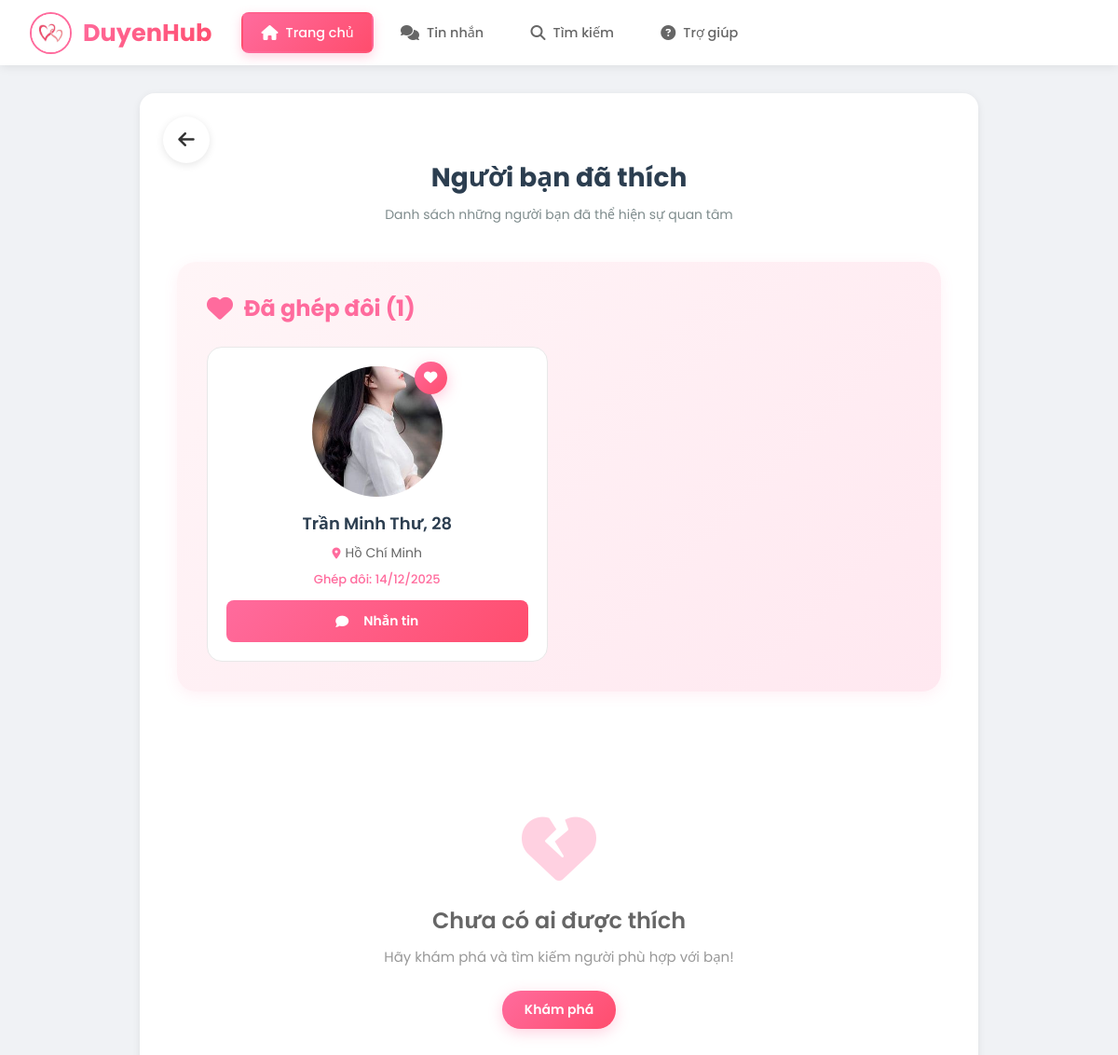
The page /views/thich/nguoibanthich.php (signed in) on the database its author committed.
### tables this page shows
CREATE TABLE `ghepdoi` (
  `maGhepDoi` int(11) NOT NULL,
  `maNguoiA` int(11) DEFAULT NULL,
  `maNguoiB` int(11) DEFAULT NULL,
  `thoiDiemGhepDoi` datetime DEFAULT current_timestamp(),
  `trangThaiGhepDoi` enum('matched','blocked','unmatched') DEFAULT 'matched'
);

CREATE TABLE `hoso` (
  `maHoSo` int(11) NOT NULL,
  `maNguoiDung` int(11) DEFAULT NULL,
  `ten` varchar(100) DEFAULT NULL,
  `ngaySinh` date DEFAULT NULL,
  `gioiTinh` enum('Nam','Nữ') DEFAULT NULL,
  `tinhTrangHonNhan` varchar(50) DEFAULT NULL,
  `canNang` float DEFAULT NULL,
  `chieuCao` float DEFAULT NULL,
  `mucTieuPhatTrien` text DEFAULT NULL,
  `hocVan` varchar(100) DEFAULT NULL,
  `noiSong` varchar(100) DEFAULT NULL,
  `soThich` text DEFAULT NULL,
  `moTa` text DEFAULT NULL,
  `avt` varchar(255) DEFAULT NULL
);

### models/mDbconnect.php (called while the page is built, shortened)
<?php
class clsConnect {
    private static $instance = null;
    private static $connection = null;
    public static function getInstance() {
        if (self::$instance === null) {
            self::$instance = new self();
        }
        return self::$instance;
    }
    public function connect() {
        if (self::$connection === null || !self::$connection->ping()) {
           $host = "localhost";
           $user = "root";
           $pass = "";
           $db = "webhenho";
            self::$connection = new mysqli($host, $user, $pass, $db);
            self::$connection->set_charset("utf8mb4");
            self::$connection->query("SET time_zone = '+07:00'");
        }
        return self::$connection;
    }
    public static function closeConnection() {
        if (self::$connection !== null) {
            self::$connection = null;
        }
    }
}
?>

### models/mMatch.php (called while the page is built, shortened)
<?php
require_once 'mDbconnect.php';
class MatchModel {
    private $conn;
    public function __construct() {
        $db = clsConnect::getInstance();
        $this->conn = $db->connect();
    }
    public function getMatchesILikedFirst($userId) {
        $stmt = $this->conn->prepare("
            SELECT
                g.maGhepDoi,
                g.thoiDiemGhepDoi,
                CASE
                    WHEN g.maNguoiA = ? THEN g.maNguoiB
                    ELSE g.maNguoiA
                END as maNguoiDung,
                h.ten,
                h.avt,
                h.ngaySinh,
                h.noiSong,
                t1.thoiDiemThich as myLikeTime,
                t2.thoiDiemThich as theirLikeTime
            FROM ghepdoi g
            JOIN hoso h ON (
                CASE
                    WHEN g.maNguoiA = ? THEN g.maNguoiB
                    ELSE g.maNguoiA
                END = h.maNguoiDung
            )
            LEFT JOIN thich t1 ON t1.maNguoiThich = ? AND t1.maNguoiDuocThich = (
                CASE
                    WHEN g.maNguoiA = ? THEN g.maNguoiB
                    ELSE g.maNguoiA
                END
            )
            LEFT JOIN thich t2 ON t2.maNguoiThich = (
                CASE
                    WHEN g.maNguoiA = ? THEN g.maNguoiB
                    ELSE g.maNguoiA
                END
            ) AND t2.maNguoiDuocThich = ?
            WHERE (g.maNguoiA = ? OR g.maNguoiB = ?)
            AND g.trangThaiGhepDoi = 'matched'
            AND t1.thoiDiemThich < t2.thoiDiemThich
            ORDER BY g.thoiDiemGhepDoi DESC
        ");
        $stmt->bind_param("iiiiiiii", $userId, $userId, $userId, $userId, $userId, $userId, $userId, $userId);
        $stmt->execute();
        $result = $stmt->get_result();
        $matches = [];
        while ($row = $result->fetch_assoc()) {
            $matches[] = $row;
        }
        return $matches;
    }
}
?>

### models/mSession.php (called while the page is built, shortened)
<?php
class Session {
    public static function getUserId() {
        return isset($_SESSION['user_id']) ? $_SESSION['user_id'] : null;
    }
}
?>

### models/mProfile.php (called while the page is built, shortened)
<?php
require_once 'mDbconnect.php';
class Profile {
    public function __construct() {
        $db = clsConnect::getInstance();
    }
    public function calculateAge($birthDate) {
        $birth = new DateTime($birthDate);
        $now = new DateTime();
        $age = $now->diff($birth)->y;
        return $age;
    }
}
?>

### views/thich/nguoibanthich.php (the view, shortened to what this page needs)
<?php
require_once __DIR__ . '/../../models/mSession.php';
require_once __DIR__ . '/../../models/mProfile.php';
require_once __DIR__ . '/../../models/mDbconnect.php';
$currentUserId = Session::getUserId();
$profileModel = new Profile();
require_once __DIR__ . '/../../models/mMatch.php';
$matchModel = new MatchModel();
$filteredUsers = [];
$likedUsers = $filteredUsers;
$matchedUsers = $matchModel->getMatchesILikedFirst($currentUserId);
?>
<!DOCTYPE html>
<html lang="vi">
<head>
    <link rel="stylesheet" href="https://cdnjs.cloudflare.com/ajax/libs/font-awesome/6.4.0/css/all.min.css">
    <link rel="stylesheet" href="/public/css/nguoibanthich.css?v=<?php echo time(); ?>">
</head>
<body>
    <header class="main-header">
        <div class="header-container">
            <div class="header-left">
                <a href="../trangchu/index.php" class="logo">
                    <img src="../../public/img/logo.jpg" alt="DuyenHub Logo">
                    <span class="logo-text">DuyenHub</span>
                </a>
                <nav class="header-menu">
                    <a href="../trangchu/index.php" class="menu-item active">
                        <i class="fas fa-home"></i>
                        <span>Trang chủ</span>
                    </a>
                    <a href="../nhantin/message.php" class="menu-item">
                        <i class="fas fa-comments"></i>
                        <span>Tin nhắn</span>
                    </a>
                    <a href="../timkiem/ghepdoinhanh.php" class="menu-item">
                        <i class="fas fa-search"></i>
                        <span>Tìm kiếm</span>
                    </a>
                    <a href="#" class="menu-item">
                        <i class="fas fa-question-circle"></i>
                        <span>Trợ giúp</span>
                    </a>
                </nav>
            </div>
        </div>
    </header>
    <div class="likes-wrapper">
        <div class="likes-container" style="position:relative;">
            <button class="back-btn" onclick="window.location.href='/views/trangchu/index.php'" title="Quay lại">
                <i class="fas fa-arrow-left"></i>
            </button>
            <div class="likes-header">
                <h1>Người bạn đã thích</h1>
                <p>Danh sách những người bạn đã thể hiện sự quan tâm</p>
            </div>
        <?php if (!empty($matchedUsers)): ?>
            <div class="matched-section">
                <h2 class="section-title">
                    <i class="fas fa-heart"></i> Đã ghép đôi (<?php echo count($matchedUsers); ?>)
                </h2>
                <div class="matches-grid">
                    <?php foreach ($matchedUsers as $match):
                        $age = $profileModel->calculateAge($match['ngaySinh']);
                        if (!empty($match['avt'])) {
                            if (strpos($match['avt'], '/') === 0) {
                                $avatarSrc = htmlspecialchars($match['avt']);
                            } elseif (strpos($match['avt'], 'public/') === 0) {
                                $avatarSrc = '/' . htmlspecialchars($match['avt']);
                            } else {
                                $avatarSrc = '/public/uploads/avatars/' . htmlspecialchars($match['avt']);
                            }
                        } else {
                            $avatarSrc = '/public/img/default-avatar.jpg';
                        }
                        $matchDate = date('d/m/Y', strtotime($match['thoiDiemGhepDoi']));
                    ?>
                    <div class="match-card" onclick="window.location.href='/views/hoso/xemnguoikhac.php?id=<?php echo $match['maNguoiDung']; ?>'">
                        <div class="match-avatar">
                            <img src="<?php echo $avatarSrc; ?>"
                                 alt="<?php echo htmlspecialchars($match['ten']); ?>">
                            <div class="match-badge">
                                <i class="fas fa-heart"></i>
                            </div>
                        </div>
                        <div class="match-info">
                            <h3 class="match-name"><?php echo htmlspecialchars($match['ten']); ?>, <?php echo $age; ?></h3>
                            <p class="match-location">
                                <i class="fas fa-map-marker-alt"></i> <?php echo htmlspecialchars($match['noiSong'] ?? 'N/A'); ?>
                            </p>
                            <p class="match-date">
                                Ghép đôi: <?php echo $matchDate; ?>
                            </p>
                        </div>
                        <div class="match-actions">
                            <a href="/views/nhantin/message.php?matchId=<?php echo $match['maGhepDoi']; ?>"
                               class="btn-chat"
                               onclick="event.stopPropagation();">
                                <i class="fas fa-comment"></i> Nhắn tin
                            </a>
                        </div>
                    </div>
                    <?php endforeach; ?>
                </div>
            </div>
        <?php endif; ?>
        <?php if (empty($likedUsers)): ?>
            <div class="empty-state">
                <i class="fas fa-heart-broken"></i>
                <h2>Chưa có ai được thích</h2>
                <p>Hãy khám phá và tìm kiếm người phù hợp với bạn!</p>
                <a href="/views/trangchu/index.php" class="btn-explore">
                    Khám phá
                </a>
            </div>
        <?php endif; ?>
        </div>
    </div>
</body>
</html>

### rows shown on the page
ghepdoi: hoso.avt (picture), hoso.ten "Trần Minh Thư", hoso.ngaySinh "28", hoso.noiSong "Hồ Chí Minh", thoiDiemGhepDoi "14/12/2025"

### other values the page prints
count($matchedUsers) "1"
